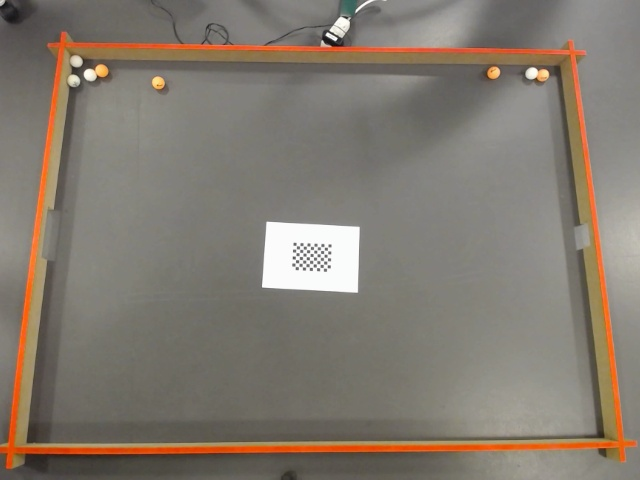
#> input picture calibration_images/20250617_232902.jpg, 640 x 480 px
$ python -i track_cross.py   (imports and definitions only)
#> lines starting #> are read from the running program, lines starting #| are printed output that depends on the picture; after the words box and inside, x2 and y2 are one past the last pixel; in counts of white or black regions, pixels touching at a corner belong together
#> further down, picture is the input picture: shape (480, 640, 3); mean B, G, R 111.5, 122.3, 131
import cv2
import numpy as np
from config import PROFILE_DIR


def load_cross_polygon(label):
    """
    Loader en gemt .npy-fil med polygonkoordinater for korset
    """
    path = PROFILE_DIR / f"{label}_cross.npy"
    if path.exists():
        try:
            poly = np.load(path)
            if poly.shape == (4, 2):
                return poly
            else:
                print(f"[ERROR] Invalid shape for cross polygon: {poly.shape}")
        except Exception as e:
            print(f"[ERROR] Could not load cross polygon: {e}")
    return None


def detect_cross_region(warped_img):
    """
    Detects the red cross on the arena using HSV color segmentation,
    morphological filtering, and contour analysis.

    Args:
        warped_img: The top-down warped image from homography (BGR image)

    Returns:
        A polygon (Nx2 numpy array) representing the contour of the detected cross,
        or None if no suitable region was found.
    """
    hsv = cv2.cvtColor(warped_img, cv2.COLOR_BGR2HSV)
#> hsv: shape (480, 640, 3); mean H, S, V 23.4, 33.1, 131

    # Red in HSV (handle wraparound)
    lower_red1 = np.array([0, 90, 90])
    upper_red1 = np.array([10, 255, 255])
    lower_red2 = np.array([160, 90, 90])
    upper_red2 = np.array([180, 255, 255])

    mask1 = cv2.inRange(hsv, lower_red1, upper_red1)
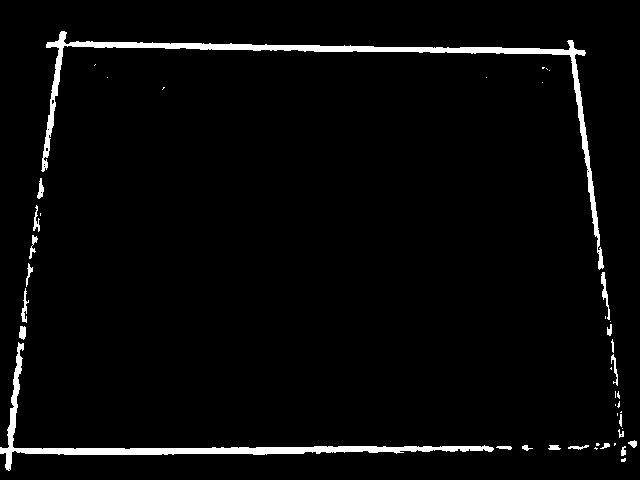
#> mask1: shape (480, 640); 3.2% white; 44 white regions (23 under 20 px), largest, box (x1, y1, x2, y2) and area: (41, 31, 604, 270) 4882, (0, 342, 494, 471) 3716, (601, 272, 610, 320) 153
    mask2 = cv2.inRange(hsv, lower_red2, upper_red2)
#> mask2: shape (480, 640); every value is 0
    mask = cv2.bitwise_or(mask1, mask2)

    kernel = np.ones((5, 5), np.uint8)
    mask = cv2.morphologyEx(mask, cv2.MORPH_OPEN, kernel)
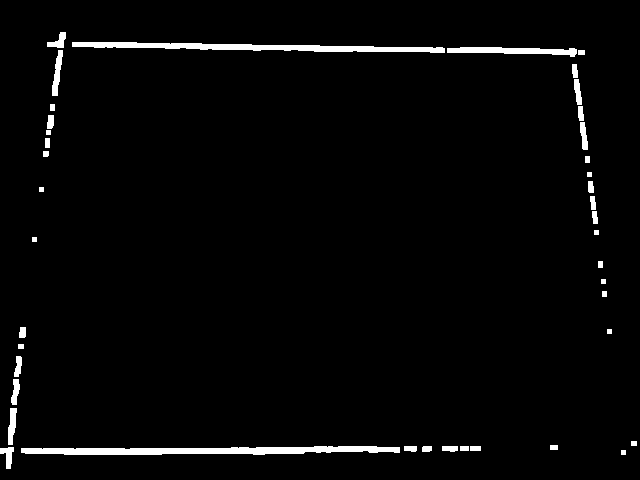
#> mask: shape (480, 640); 2.6% white; 41 white regions, largest, box (x1, y1, x2, y2) and area: (21, 446, 400, 455) 2419, (72, 42, 445, 53) 2084, (447, 47, 577, 57) 763
    mask = cv2.morphologyEx(mask, cv2.MORPH_CLOSE, kernel)
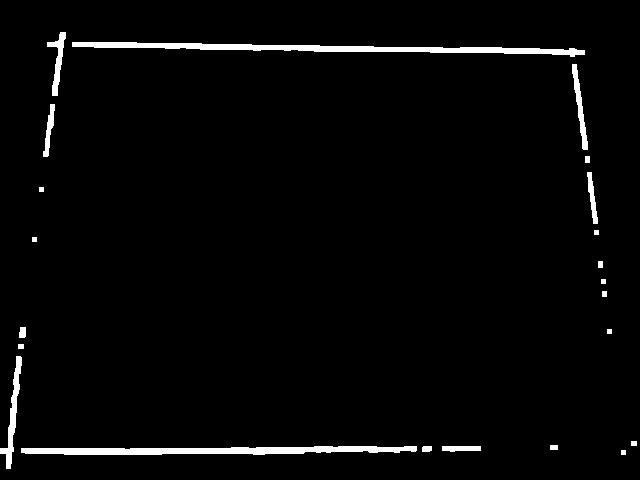
#> mask: shape (480, 640); 2.7% white; 22 white regions

    contours, _ = cv2.findContours(mask, cv2.RETR_EXTERNAL, cv2.CHAIN_APPROX_SIMPLE)
#> contours = 22 contours, 6 with area under 20; largest, box (x1, y1, x2, y2) and area: (72, 42, 585, 57) 2396, (21, 446, 417, 455) 2110, (0, 356, 22, 469) 582, (572, 64, 588, 150) 374, (47, 32, 66, 96) 359
    if not contours:
        return None

    best_candidate = None
    best_area = 0

    for cnt in contours:
        area = cv2.contourArea(cnt)
        if area < 3000 or area > 25000:
            continue

        approx = cv2.approxPolyDP(cnt, epsilon=10, closed=True)
        if len(approx) < 4:
            continue

        x, y, w, h = cv2.boundingRect(cnt)
        ratio = w / h
        if 0.75 < ratio < 1.3 and area > best_area:
            best_candidate = approx.reshape(-1, 2)
            best_area = area
#> this loop made 22 passes
#> area on passes 2, 3, 4, 7, 10, 17, 19, 20, 21, 22: 157, 43, 2109.5, 582.5, 55, 203, 218, 374, 2396.5, 359
#> (cnt, area) on passes 5, 6, 8, 11, 13, 18: ([[550, 445], [550, 449], [557, 449], [557, 445]], 28), ([[631, 441], [631, 445], [636, 445], [636, 441]], 20), ([[18, 344], [18, 348], [23, 348], [23, 344]], 20), ([[602, 291], [602, 296], [606, 296], [606, 291]], 20), ([[598, 261], [598, 267], [602, 267], [602, 261]], 24), ([[585, 156], [585, 162], [589, 162], [589, 156]], 24)
#> after the loop, best_area = 0

    if best_candidate is not None:
        return best_candidate

    return None

>>> import cv2
>>> picture = cv2.imread('../../calibration_images/20250617_232902.jpg')
>>> result = detect_cross_region(picture)

$ run again, on calibration_images/20250617_232925.jpg
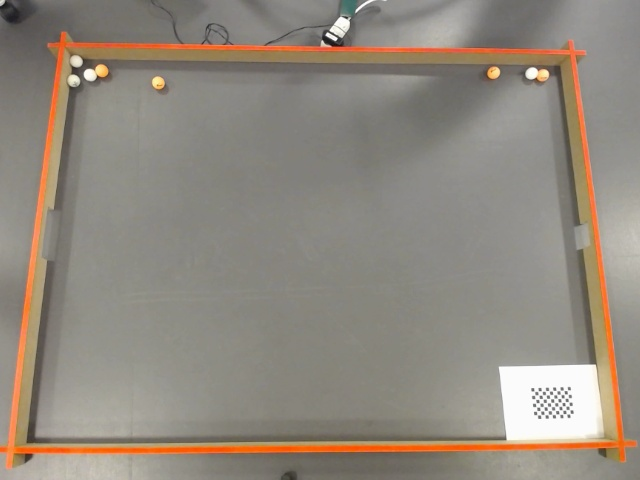
#> input picture calibration_images/20250617_232925.jpg, 640 x 480 px
#> picture is the input picture: shape (480, 640, 3); mean B, G, R 126.3, 137.3, 145.4
#> hsv: shape (480, 640, 3); mean H, S, V 23.8, 29.1, 145.5
#> in detect_cross_region, `mask1 = cv2.inRange(hsv, lower_red1, upper_red1)`:
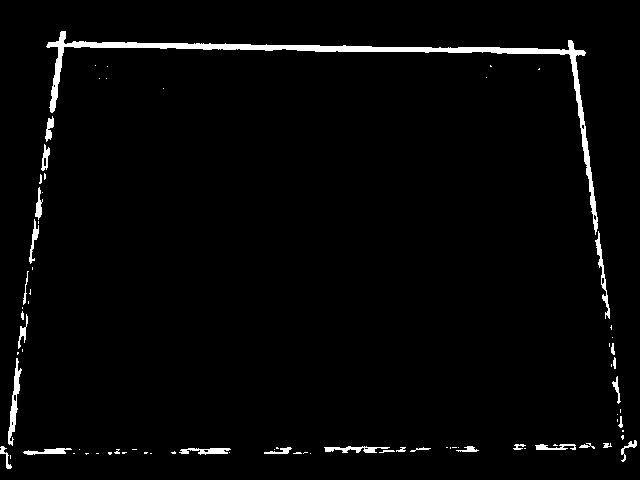
#> mask1: shape (480, 640); 2.4% white; 79 white regions (50 under 20 px), largest, box (x1, y1, x2, y2) and area: (46, 31, 598, 235) 4303, (8, 358, 22, 446) 422, (595, 231, 610, 319) 296
#> mask2: shape (480, 640); every value is 0
#> in detect_cross_region, `mask = cv2.morphologyEx(mask, cv2.MORPH_OPEN, kernel)`:
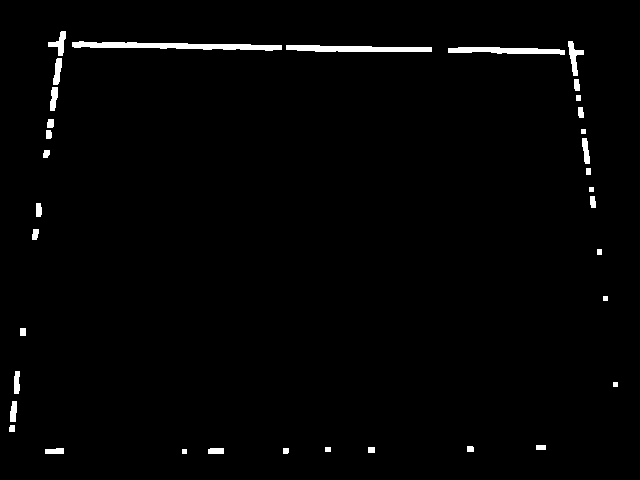
#> mask: shape (480, 640); 1.6% white; 35 white regions, largest, box (x1, y1, x2, y2) and area: (72, 41, 282, 51) 1162, (286, 45, 432, 52) 808, (448, 47, 565, 55) 644
#> contours = 24 contours, 3 with area under 20; largest, box (x1, y1, x2, y2) and area: (72, 41, 432, 52) 1634, (448, 41, 584, 101) 838, (48, 31, 66, 111) 438, (581, 129, 591, 175) 185, (9, 401, 17, 432) 142
#> the loop in detect_cross_region, `for cnt in contours:` made 24 passes
#> area on passes 2, 3, 4, 7, 9, 11, 15, 16: 24.5, 73.5, 79.5, 29.5, 142.5, 96, 48.5, 60
#> after the loop in detect_cross_region, `for cnt in contours:`: best_area = 0

$ run again, on calibration_images/20250617_232934.jpg
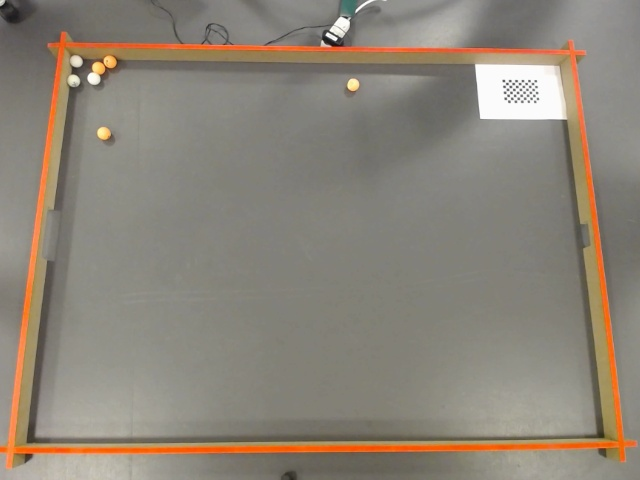
#> input picture calibration_images/20250617_232934.jpg, 640 x 480 px
#> picture is the input picture: shape (480, 640, 3); mean B, G, R 120.2, 132.4, 140.4
#> hsv: shape (480, 640, 3); mean H, S, V 24.6, 31.7, 140.5
#> in detect_cross_region, `mask1 = cv2.inRange(hsv, lower_red1, upper_red1)`:
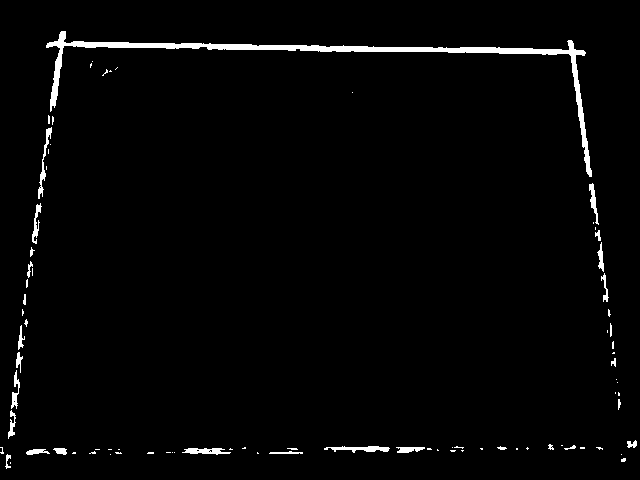
#> mask1: shape (480, 640); 2.2% white; 84 white regions (56 under 20 px), largest, box (x1, y1, x2, y2) and area: (46, 31, 592, 177) 3974, (324, 446, 390, 453) 248, (38, 127, 52, 199) 228
#> mask2: shape (480, 640); every value is 0
#> in detect_cross_region, `mask = cv2.morphologyEx(mask, cv2.MORPH_OPEN, kernel)`:
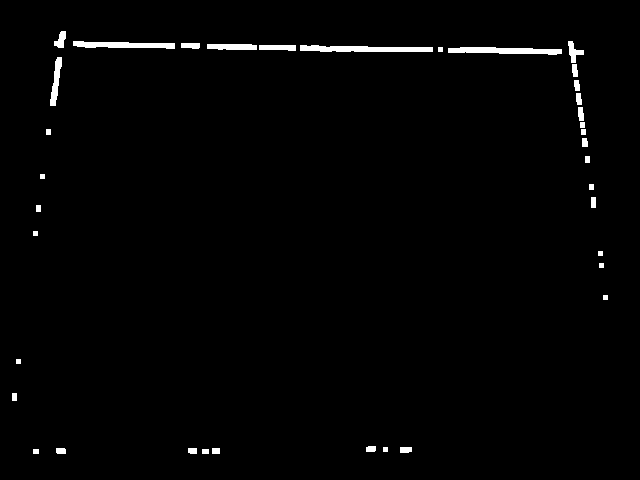
#> mask: shape (480, 640); 1.4% white; 37 white regions, largest, box (x1, y1, x2, y2) and area: (300, 45, 433, 52) 717, (448, 47, 562, 55) 648, (73, 41, 175, 49) 558
#> contours = 27 contours, 8 with area under 20; largest, box (x1, y1, x2, y2) and area: (207, 44, 433, 52) 1013, (448, 47, 562, 55) 531, (568, 41, 588, 147) 474, (73, 41, 175, 49) 452, (50, 57, 62, 106) 242
#> the loop in detect_cross_region, `for cnt in contours:` made 27 passes
#> area on passes 2, 3, 4, 5, 7, 20, 21, 23: 75.5, 38.5, 44, 52.5, 43, 242.5, 531, 1013
#> after the loop in detect_cross_region, `for cnt in contours:`: best_area = 0
